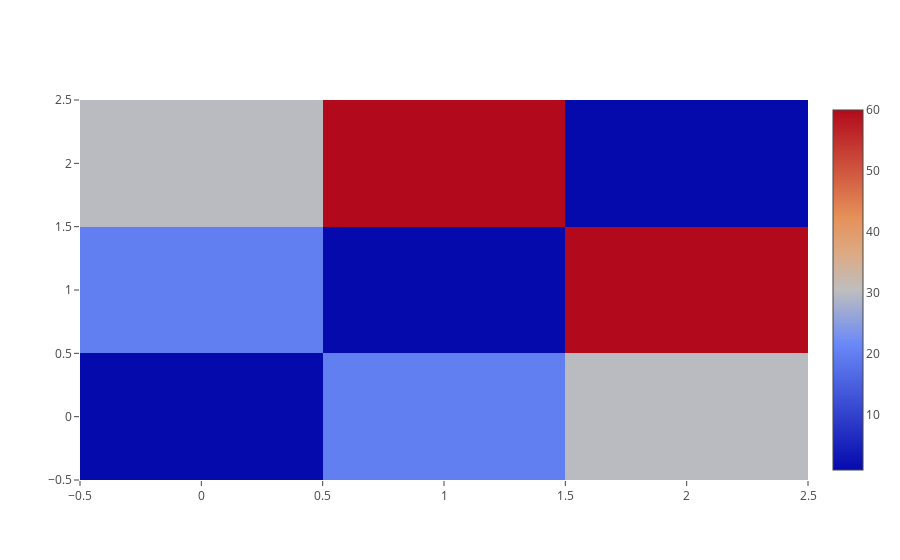

Notebook code for this chart:
### Markdown cell above
## plotly.offline.iplot(figure: plotly.graph_objs.graph_objs.Heatmap)

Using [plotly](https://github.com/plotly/plotly.py) library

### Code cell
import plotly
    
trace = plotly.graph_objs.Heatmap(z=[[1, 20, 30],
                      [20, 1, 60],
                      [30, 60, 1]])
fig = dict(data=[trace])

plotly.offline.iplot(fig)

### Figure 1 — Plotly figure (JSON) as saved in the notebook; plotly's stock layout.template omitted (floating-point values rounded to 4 significant figures)
{"data": [{"type": "heatmap", "uid": "68b121", "z": [[1, 20, 30], [20, 1, 60], [30, 60, 1]], "zauto": true, "zmax": 60, "zmin": 1}], "layout": {"autosize": true, "xaxis": {"autorange": true, "range": [-0.5, 2.5]}, "yaxis": {"autorange": true, "range": [-0.5, 2.5]}}}
